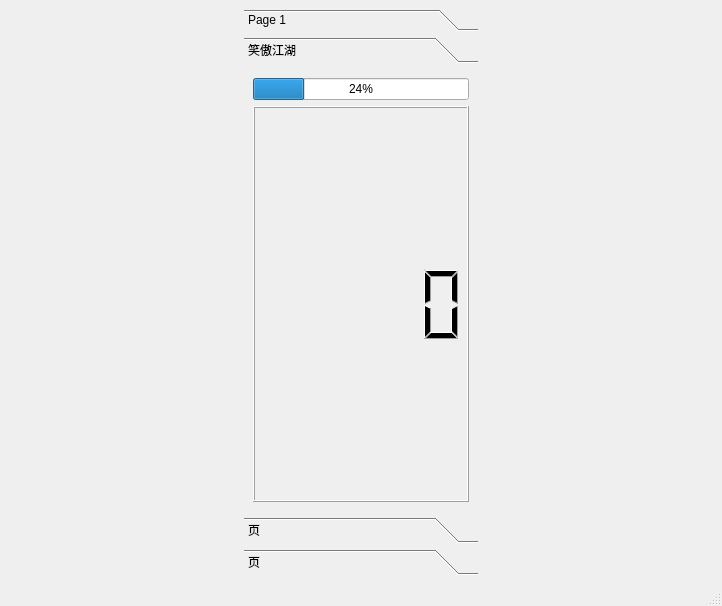
<?xml version="1.0" encoding="UTF-8"?>
<ui version="4.0">
 <class>MainWindow</class>
 <widget class="QMainWindow" name="MainWindow">
  <property name="geometry">
   <rect>
    <x>0</x>
    <y>0</y>
    <width>722</width>
    <height>606</height>
   </rect>
  </property>
  <property name="windowTitle">
   <string>MainWindow</string>
  </property>
  <widget class="QWidget" name="centralwidget">
   <layout class="QHBoxLayout" name="horizontalLayout">
    <item>
     <spacer name="horizontalSpacer">
      <property name="orientation">
       <enum>Qt::Horizontal</enum>
      </property>
      <property name="sizeHint" stdset="0">
       <size>
        <width>40</width>
        <height>20</height>
       </size>
      </property>
     </spacer>
    </item>
    <item>
     <widget class="QToolBox" name="toolBox">
      <property name="currentIndex">
       <number>1</number>
      </property>
      <property name="tabSpacing">
       <number>6</number>
      </property>
      <widget class="QWidget" name="page">
       <property name="geometry">
        <rect>
         <x>0</x>
         <y>0</y>
         <width>314</width>
         <height>420</height>
        </rect>
       </property>
       <attribute name="label">
        <string>Page 1</string>
       </attribute>
       <layout class="QVBoxLayout" name="verticalLayout">
        <item>
         <widget class="QCalendarWidget" name="calendarWidget"/>
        </item>
       </layout>
      </widget>
      <widget class="QWidget" name="subwidget2">
       <property name="geometry">
        <rect>
         <x>0</x>
         <y>0</y>
         <width>230</width>
         <height>420</height>
        </rect>
       </property>
       <attribute name="icon">
        <iconset resource="res.qrc">
         <normaloff>:/mushroom_super.png</normaloff>:/mushroom_super.png</iconset>
       </attribute>
       <attribute name="label">
        <string>笑傲江湖</string>
       </attribute>
       <layout class="QVBoxLayout" name="verticalLayout_2">
        <item>
         <widget class="QProgressBar" name="progressBar">
          <property name="value">
           <number>24</number>
          </property>
         </widget>
        </item>
        <item>
         <widget class="QLCDNumber" name="lcdNumber"/>
        </item>
       </layout>
      </widget>
      <widget class="QWidget" name="insertwg">
       <attribute name="label">
        <string>页</string>
       </attribute>
      </widget>
      <widget class="QWidget" name="subwidget3">
       <attribute name="label">
        <string>页</string>
       </attribute>
      </widget>
     </widget>
    </item>
    <item>
     <spacer name="horizontalSpacer_2">
      <property name="orientation">
       <enum>Qt::Horizontal</enum>
      </property>
      <property name="sizeHint" stdset="0">
       <size>
        <width>40</width>
        <height>20</height>
       </size>
      </property>
     </spacer>
    </item>
   </layout>
  </widget>
  <widget class="QMenuBar" name="menubar">
   <property name="geometry">
    <rect>
     <x>0</x>
     <y>0</y>
     <width>722</width>
     <height>26</height>
    </rect>
   </property>
  </widget>
  <widget class="QStatusBar" name="statusbar"/>
 </widget>
 <resources>
  <include location="res.qrc"/>
 </resources>
 <connections/>
</ui>
